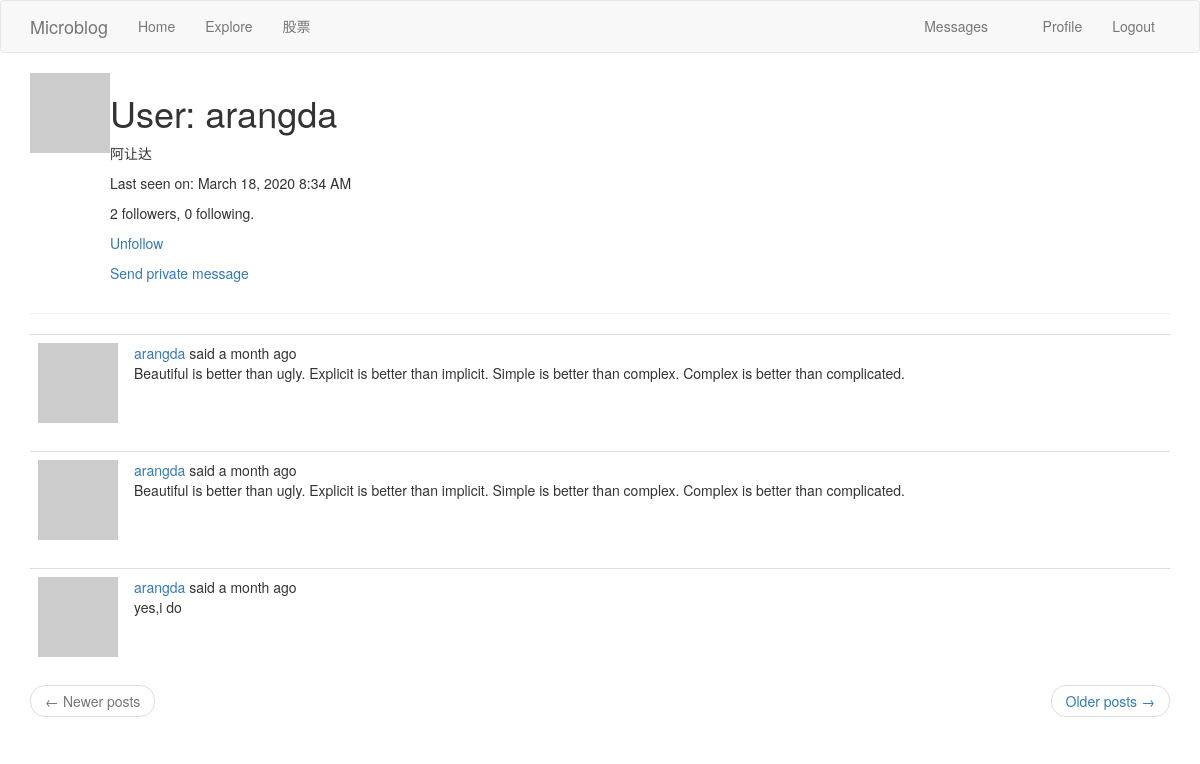
/user/arangda (signed in), run on an earlier commit of the app's database.
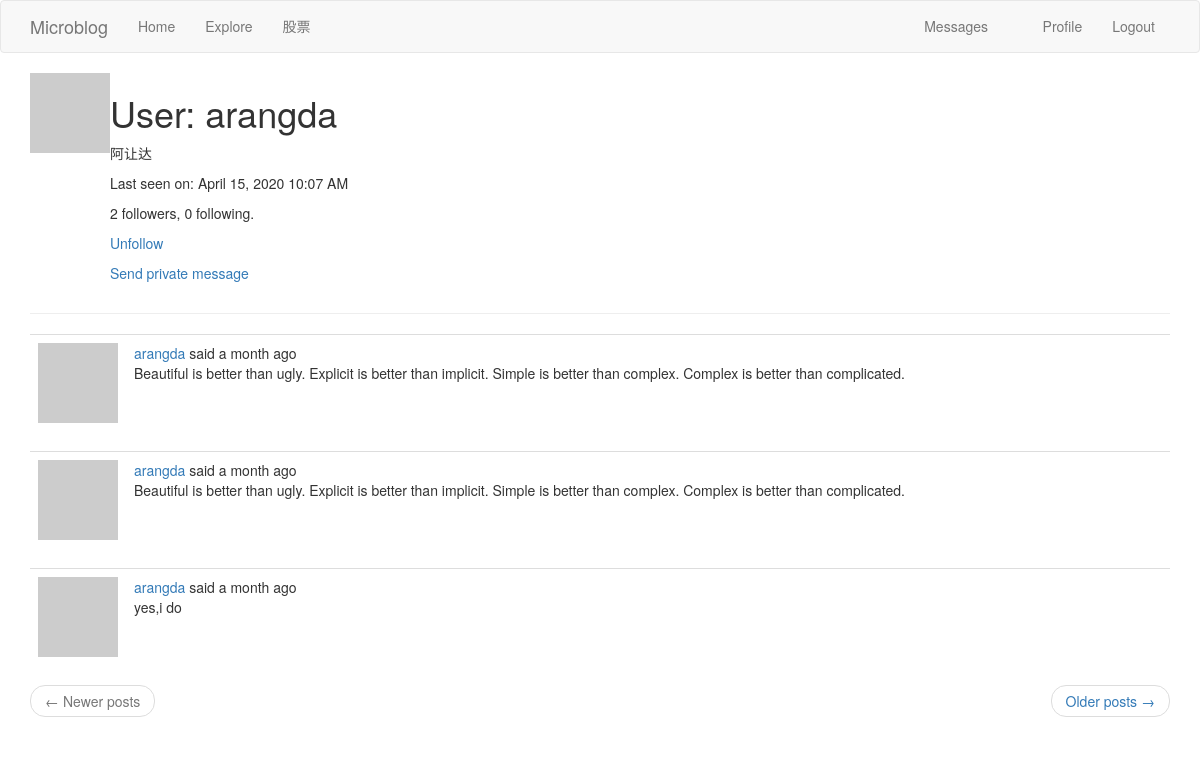
And on a later commit of the database.
### app/models.py (models this page shows, shortened)
class PaginatedAPIMixin(object):
    @staticmethod
    def to_collection_dict(query, page, per_page, endpoint, **kwargs):
        resources = query.paginate(page, per_page, False)
        data = {
            'items': [item.to_dict() for item in resources.items],
            '_meta': {
                'page': page,
                'per_page': per_page,
                'total_pages': resources.pages,
                'total_items': resources.total
            },
            '_links': {
                'self': url_for(endpoint, page=page, per_page=per_page,
                                **kwargs),
                'next': url_for(endpoint, page=page + 1, per_page=per_page,
                                **kwargs) if resources.has_next else None,
                'prev': url_for(endpoint, page=page - 1, per_page=per_page,
                                **kwargs) if resources.has_prev else None
            }
        }
        return data

class User(PaginatedAPIMixin,UserMixin,db.Model):
    id = db.Column(db.Integer,primary_key=True)
    username = db.Column(db.String(64),index=True,unique=True)
    email = db.Column(db.String(120),index=True,unique=True)
    password_hash = db.Column(db.String(128))
    about_me = db.Column(db.String(140))
    last_seen = db.Column(db.DateTime,default=datetime.utcnow)
    posts = db.relationship('Post',backref='author',lazy='dynamic')
    messages_sent = db.relationship('Message',
                                    foreign_keys='Message.sender_id',
                                    backref='author', lazy='dynamic')
    messages_received = db.relationship('Message',
                                        foreign_keys='Message.recipient_id',
                                        backref='recipient', lazy='dynamic')
    last_message_read_time = db.Column(db.DateTime)
    token = db.Column(db.String(32), index=True, unique=True)
    token_expiration = db.Column(db.DateTime)
    notifications = db.relationship('Notification',backref='user',lazy='dynamic')
    followed = db.relationship(
        'User',secondary=followers,
        primaryjoin=(followers.c.follower_id == id),
        secondaryjoin=(followers.c.followed_id == id),
        backref=db.backref('followers',lazy='dynamic'),lazy='dynamic'
    )
    tasks = db.relationship('Task',backref='user',lazy='dynamic')
    def new_messages(self):
        last_read_time = self.last_message_read_time or datetime(1900, 1, 1)
        return Message.query.filter_by(recipient=self).filter(
            Message.timestamp > last_read_time).count()
    def avatar(self,size):
        digest = md5(self.email.lower().encode('utf-8')).hexdigest()
        return 'https://www.gravatar.com/avatar/{}?d=identicon&s={}'.format(digest,size)
    def is_following(self,user):
        return self.followed.filter(
            followers.c.followed_id == user.id).count() > 0
    def get_tasks_in_progress(self):
        return Task.query.filter_by(user=self, complete=False).all()

class Post(db.Model):
    id = db.Column(db.Integer,primary_key=True)
    body = db.Column(db.String(140))
    timestamp = db.Column(db.DateTime,index=True,default=datetime.utcnow)
    user_id = db.Column(db.Integer,db.ForeignKey('user.id'))
    language = db.Column(db.String(5))

### app/main/routes.py (the view)
@bp.route('/user/<username>')
@login_required
def user(username):
    user = User.query.filter_by(username=username).first_or_404()
    page = request.args.get('page',1,type=int)
    posts = user.posts.order_by(Post.timestamp.desc()).paginate(
        page,current_app.config['POSTS_PER_PAGE'],False
    )
    next_url = url_for('main.user',username=user.username,page=posts.next_num) if posts.has_next else None
    prev_url = url_for('main.user',username=user.username,page=posts.prev_num) if posts.has_prev else None
    return render_template('user.html', user=user, posts=posts.items,next_url=next_url,prev_url=prev_url)

### app/main/routes.py (called while the page is built)
@bp.before_app_request
def before_request():
    g.locale = str(get_locale())
    if current_user.is_authenticated:
        current_user.last_seen = datetime.utcnow()
        db.session.commit()

### app/models.py (called while the page is built)
@login.user_loader
def load_user(id):
    return User.query.get(int(id))

### app/templates/user.html
{% extends "base.html" %}
{% block app_content %}
    <table>
        <tr valign="top">
            <td><img src="{{ user.avatar(128) }}"></td>
            <td>
                <h1>User: {{ user.username }}</h1>
                {% if user.about_me %}<p>{{ user.about_me }}</p>{% endif %}
                {% if user.last_seen %}<p>{{ _('Last seen on')}}: {{ moment(user.last_seen).format('LLL') }}</p>{% endif %}
                <p>{{ user.followers.count() }} {{_('followers')}}, {{ user.followed.count() }} {{ _('following')}}.</p>
                {% if user == current_user %}
                <p><a href="{{ url_for('main.edit_profile') }}">Edit your profile</a></p>
                {% if not current_user.get_task_in_progress('export_posts') %}
                <p><a href="{{ url_for('main.export_posts') }}">{{ _('Export your posts') }}</a></p>
                {% endif %}
                {% elif not current_user.is_following(user) %}
                <p><a href="{{ url_for('main.follow', username=user.username) }}">{{ _('Follow') }}</a></p>
                {% else %}
                <p><a href="{{ url_for('main.unfollow', username=user.username) }}">{{ _('Unfollow') }}</a></p>
                {% endif %}
                {% if user != current_user %}
                <p>
                    <a href="{{ url_for('main.send_message',recipient=user.username) }} ">
                        {{ _('Send private message')}}
                    </a>
                </p>
                {% endif %}
            </td>
        </tr>
    </table>
    <hr>
    {% for post in posts %}
        {% include '_post.html' %}
    {% endfor %}
    <nav aria-label="...">
        <ul class="pager">
            <li class="previous{% if not prev_url %} disabled{% endif %}">
                <a href="{{ prev_url or '#' }}">
                    <span aria-hidden="true">&larr;</span> Newer posts
                </a>
            </li>
            <li class="next{% if not next_url %} disabled{% endif %}">
                <a href="{{ next_url or '#' }}">
                    Older posts <span aria-hidden="true">&rarr;</span>
                </a>
            </li>
        </ul>
    </nav>
{% endblock %}

### app/templates/base.html (shortened to what this page needs)
{% extends 'bootstrap/base.html' %}
{% block navbar %}
    <nav class="navbar navbar-default">
        <div class="container">
            <div class="navbar-header">
                <a class="navbar-brand" href="{{ url_for('main.index') }}">Microblog</a>
            </div>
            <div class="collapse navbar-collapse" id="bs-example-navbar-collapse-1">
                <ul class="nav navbar-nav">
                    <li><a href="{{ url_for('main.index') }}">Home</a></li>
                    <li><a href="{{ url_for('main.explore') }}">Explore</a></li>
                    <li><a href="{{ url_for('shares.gupiao') }}">股票</a></li>
                </ul>
                <ul class="nav navbar-nav navbar-right">
                    {% if current_user.is_anonymous %}
                    <li><a href="{{ url_for('auth.login') }}">Login</a></li>
                    {% else %}
                    <li>
                        <a href="{{ url_for('main.messages') }}">
                            {{ _('Messages') }}
                            {% set new_messages = current_user.new_messages() %}
                        </a>
                    </li>
                    <li><a href="{{ url_for('main.user', username=current_user.username) }}">Profile</a></li>
                    <li><a href="{{ url_for('auth.logout') }}">Logout</a></li>
                    {% endif %}
                </ul>
            </div>
        </div>
    </nav>
{% endblock %}
{% block content %}
    <div class="container">
        {% block app_content %}{% endblock %}
    </div>
{% endblock %}

### app/templates/_post.html (shortened to what this page needs)
<table class="table table-hover">
    <tr>
        <td width="70px">
            <a href="{{ url_for('main.user', username=post.author.username) }}">
                <img src="{{ post.author.avatar(70) }}" />
            </a>
        </td>
        <td>
            {{ _('%(username)s said %(when)s',username=user_link,when=moment(post.timestamp).fromNow()) }}
            <br>
            <span id="post{{ post.id }}">{{ post.body }}</span>
        </td>
    </tr>
</table>

What changed in the data, as far as the page shows it:
changed User "arangda": last_seen "March 18, 2020 8:34 AM" → "April 15, 2020 10:07 AM"
